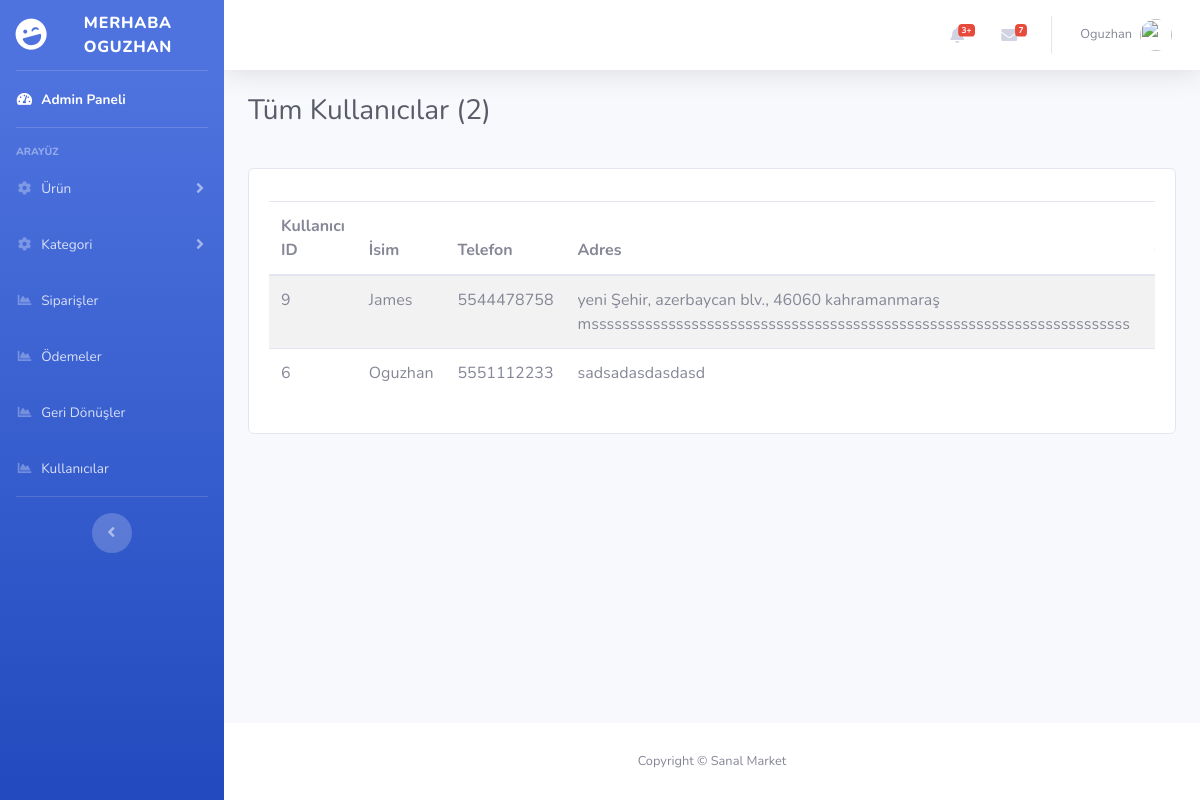
Page /admin/users.php (signed in) on the committed database.
### tables this page shows
CREATE TABLE `user` (
  `uid` int(10) NOT NULL,
  `name` varchar(50) NOT NULL,
  `mobile` bigint(10) NOT NULL,
  `address1` varchar(250) NOT NULL,
  `gender` enum('male','female') NOT NULL,
  `username` varchar(20) NOT NULL,
  `password` varchar(10) NOT NULL
);

### admin/users.php (the view, shortened to what this page needs)
<?php
require '../dbcon.php';
$result = $conn->query('SELECT * FROM `user` ORDER BY `uid` DESC');
$total_user = $result->num_rows;
?>
<!DOCTYPE html>
<html lang="en">
<head>
<?php
    require 'include/head.php';
?>
</head>
<body id="page-top">
  <div id="wrapper">
<?php
    require 'include/sidebar.php';
?>
    <div id="content-wrapper" class="d-flex flex-column">
      <div id="content">
<?php
    require 'include/topbar.php';
?>
        <div class="container-fluid">
          <div class="d-sm-flex align-items-center justify-content-between mb-4">
            <h1 class="h3 mb-0 text-gray-800">Tüm Kullanıcılar (<?=$total_user?>)</h1>
          </div>
            <div class="row">
                <div class="col-12">
                </div>
                <div class="col-12">
                    <div class="card">
                        <div class="card-body">
                            <div class="table-responsive">
                                <table class="table table-striped">
                                    <thead>
                                        <tr>
                                            <th>Kullanıcı ID</th>
                                            <th>İsim</th>
                                            <th>Telefon</th>
                                            <th>Adres</th>
                                            <th>Cinsiyet</th>
                                        </tr>
                                    </thead>
                                    <tbody>
                                        <?php
                                        if ($total_user) {
                                            while ($row = $result->fetch_assoc()) {
                                        ?>
                                        <tr>
                                            <td><?=$row['uid']?></td>
                                            <td><?=ucwords($row['name'])?></td>
                                            <td><?=$row['mobile']?></td>
                                            <td><?=strtolower($row['address1'])?></td>
                                            <td><?=$row['gender']?></td>
                                        </tr>
										<?php
                                            }
                                        }
                                        ?>
                                    </tbody>
                                </table>
                            </div>
                        </div>
                    </div>
                </div>
            </div>
        </div>
         </div>
      <footer class="sticky-footer bg-white">
        <div class="container my-auto">
          <div class="copyright text-center my-auto">
            <span>Copyright &copy; Sanal Market</span>
          </div>
        </div>
      </footer>
    </div>
  </div>
</body>
</html>

### rows in the picture
user: uid "9", name "James", mobile "5544478758", address1 "yeni Şehir, azerbaycan blv., 46060 kahramanmaraş mssssssssssssssssssssssssssssssssssssssssssssssssssssssssssssssssssssss"
user: uid "6", name "Oguzhan", mobile "5551112233", address1 "sadsadasdasdasd"

### other values in the picture
$_SESSION['ADMIN_NAME'] "OGUZHAN"
$_SESSION['ADMIN_NAME'] "Oguzhan"
$total_user "2"
